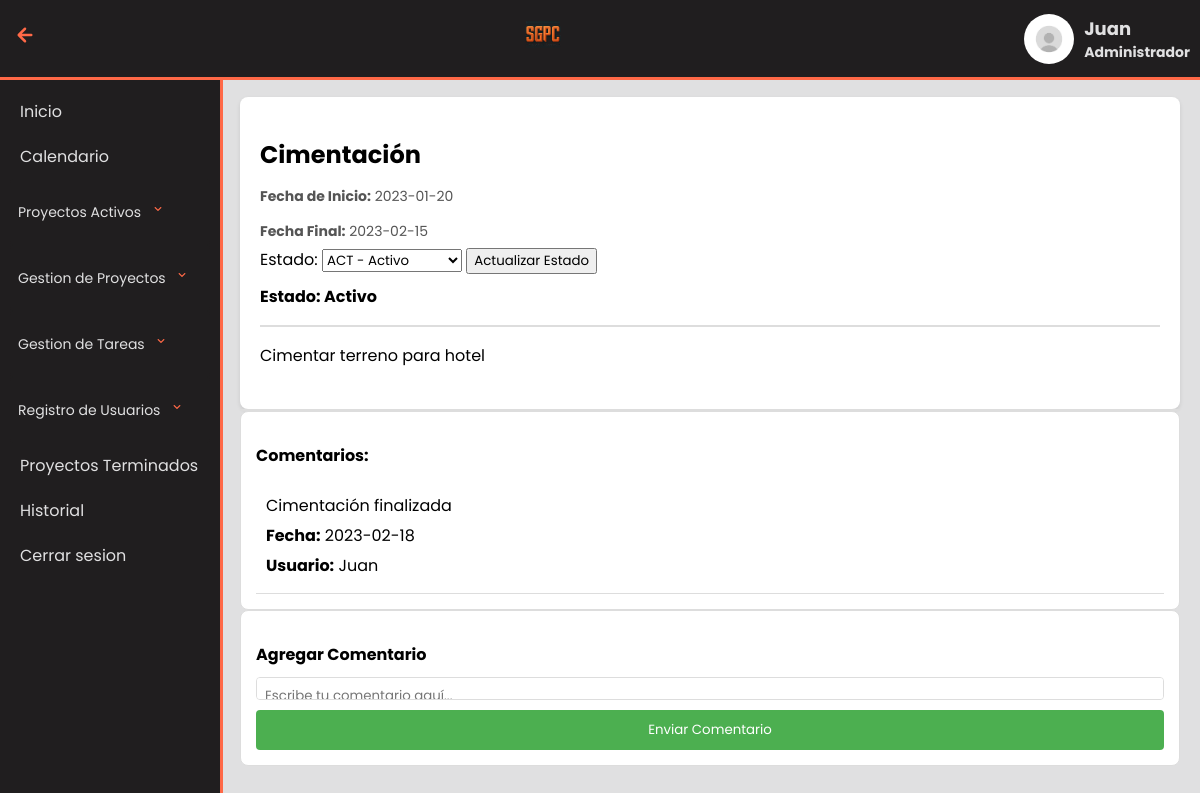
The page /MenuAdmin/detalleTarea.php?idTarea=1 (signed in) on the database its author committed.
### tables this page shows
CREATE TABLE ProyectoTarea (
    idProyecto INT NOT NULL,
    idTarea int NOT NULL,
    fechaInicio DATE NOT NULL,
    fechaFinal DATE NOT NULL,
    PRIMARY KEY (idProyecto, idTarea),
    FOREIGN KEY (idProyecto) REFERENCES Proyecto(idProyecto),
    FOREIGN KEY (idTarea) REFERENCES Tarea(idTarea)
);

CREATE TABLE Tarea (
    idTarea int auto_increment PRIMARY KEY,
    titulo VARCHAR(40) NOT NULL,
    descripcion VARCHAR(100) NOT NULL,
    estado CHAR(3) NOT NULL,
    idProyecto INT NOT NULL,
    FOREIGN KEY (estado) REFERENCES Estado(codigo),
    FOREIGN KEY (idProyecto) REFERENCES Proyecto(idProyecto)
);

CREATE TABLE Estado (
    codigo CHAR(5) PRIMARY KEY,
    nombre VARCHAR(30) NOT NULL
);

CREATE TABLE Comentario (
    idComentario INT AUTO_INCREMENT PRIMARY KEY,
    descripcion VARCHAR(100) NOT NULL,
    fechaComentario DATE NOT NULL,
    idUsuario INT NOT NULL,
    idTarea int NOT NULL,
    idProyecto INT,
    FOREIGN KEY (idUsuario) REFERENCES Usuario(idUsuario),
    FOREIGN KEY (idTarea) REFERENCES Tarea(idTarea),
    FOREIGN KEY (idProyecto) REFERENCES Proyecto(idProyecto)
);

CREATE TABLE Usuario (
    idUsuario INT AUTO_INCREMENT PRIMARY KEY,
    nombre VARCHAR(30) NOT NULL,
    apellidoPat VARCHAR(50) NOT NULL,
    apellidoMat VARCHAR(50) NOT NULL,
    numTel CHAR(15) NOT NULL,
    email VARCHAR(256) NOT NULL,
    contrasena VARCHAR(30) NOT NULL,
    idTipoUsuario INT NOT NULL,
    FOREIGN KEY (idTipoUsuario) REFERENCES TipoUsuario(idTu)
);

### MenuAdmin/detalleTarea.php (the view, shortened to what this page needs)
<?php
include 'consultas.php';
$consultas = new Consultas();
$idTarea = isset($_GET['idTarea']) ? $_GET['idTarea'] : null;
$tareaSeleccionada = $consultas->getTareaPorId($idTarea);
if ($tareaSeleccionada) {
    $comentarios = $consultas->getComentariosTarea($idTarea);
?>
<!DOCTYPE html>
<html lang="en">
<head>
    <link rel="stylesheet" href="../css/detalleTarea.css">
</head>
<body>
    <?php
        include "plantillas/header.php";
        include "plantillas/menu.php";
        ?>
    <main>
        <div class="task-details">
            <div class="header-section">
                <h2><?= $tareaSeleccionada['NombreTarea']; ?></h2>
                <p class="date">
                    <strong>Fecha de Inicio:</strong>
                    <?= date("Y-m-d", strtotime($tareaSeleccionada['fechaInicio'])); ?>
                </p>
                <p class="date">
                    <strong>Fecha Final:</strong>
                    <?= ($tareaSeleccionada['fechaFinal'] !== null) ? date("Y-m-d", strtotime($tareaSeleccionada['fechaFinal'])) : 'Sin fecha final'; ?>
                </p>
                <form action="actualizar_estado.php" method="post" class="update-task-status-section">
                    <label for="estadoTarea">Estado:</label>
                    <select name="estadoTarea" id="estadoTarea">
                        <?php
                            $estados = $consultas->obtenerEstados();
                            foreach ($estados as $codigo => $nombre) {
                                echo '<option value="' . $codigo . '">' . $nombre . '</option>';
                            }
                            ?>
                    </select>
                    <input type="submit" value="Actualizar Estado" class="update-task-status-button">
                </form>
                <p class="status <?= $consultas->obtenerNombreEstado($tareaSeleccionada['estado']); ?>">
                    <strong>Estado:</strong> <?= $consultas->obtenerNombreEstado($tareaSeleccionada['estado']); ?>
                </p>
                <div class="divider"></div>
                <div class="project-description">
                    <p><?= $tareaSeleccionada['DescripcionTarea']; ?></p>
                </div>
            </div>
        </div>
        <div class="divider"></div>
        <?php if (!empty($comentarios)) : ?>
        <div class="comments-section">
            <h3>Comentarios:</h3>
            <?php foreach ($comentarios as $comentario) : ?>
            <div class="comment <?= ($comentario['nombreUsuario'] == 'nombreUsuarioActual') ? 'user-comment' : ''; ?>">
                <p><?= $comentario['descripcion']; ?></p>
                <p><strong>Fecha:</strong> <?= $comentario['fechaComentario']; ?></p>
                <p><strong>Usuario:</strong> <?= $comentario['nombreUsuario']; ?></p>
            </div>
            <?php endforeach; ?>
        </div>
        <?php else : ?>
        <p>No hay comentarios disponibles.</p>
        <?php endif; ?>
        <div class="add-comment-section">
            <h3>Agregar Comentario</h3>
            <form action="agregar_comentario.php" method="post">
                <textarea name="comentario" placeholder="Escribe tu comentario aquí..." required></textarea>
                <input type="submit" value="Enviar Comentario">
            </form>
        </div>
    </main>
</body>
</html>
<?php
} else {
    echo "No se encontró la tarea seleccionada.";
}
?>

### css/detalleTarea.css (style rules this page uses)
* { font-family: "Poppins"; }
body { background-color: #e0e0e1; margin: 0; overflow: hidden; }
main { max-width: 1200px; max-height: 700px; margin-left: 250px; margin-top: 77px; padding: 0 20px; margin-bottom: 25px; }
.add-comment-section { max-width: 100%; width: 100%; box-sizing: border-box; margin: 0 auto; position: relative; z-index: 1; max-height: calc(50vh - 200px); }
.add-comment-section h3 { font-size: 16px; margin-bottom: 10px; }
.add-comment-section form { display: flex; flex-direction: column; }
.add-comment-section textarea { height: 5px; margin-bottom: 10px; padding: 8px; border: 1px solid #ddd; border-radius: 4px; resize: none; }
.add-comment-section input[type="submit"] { background-color: #4caf50; color: #fff; border: none; padding: 10px; cursor: pointer; border-radius: 4px; transition: background-color 0.3s ease-in-out; }
.comments-section { width: 100%; box-sizing: border-box; padding: 10px; background-color: #fff; border: 1px solid #ddd; border-radius: 8px; max-height: calc(50vh - 200px); overflow-y: auto; }
.comments-section, .add-comment-section { width: 100%; box-sizing: border-box; padding: 15px; background-color: #fff; border: 1px solid #ddd; border-radius: 8px; }
.comments-section h3 { font-size: 16px; margin-bottom: 10px; }
.comment { border-bottom: 1px solid #ddd; padding: 10px; }
.comment p { margin: 5px 0; }
.task-details { padding: 20px; background-color: #fff; border-radius: 8px; box-shadow: 0 2px 4px rgba(0, 0, 0, 0.1); box-sizing: border-box; max-height: 100vh; overflow-y: auto; }
.header-section { margin-bottom: 20px; }
.header-section h2 { font-size: 24px; margin-bottom: 5px; }
.date { font-size: 14px; color: #555; margin-bottom: 5px; }
.status { font-size: 16px; font-weight: bold; margin-top: 10px; }
.divider { border: 1px solid #ddd; margin: 0px 0; }
.project-description p { font-size: 16px; line-height: 1.6; }

### css/proyectos.css (style rules this page uses)
* { font-family: "Poppins"; }
body { background-color: #e0e0e1; margin-top: 77px; }
main { margin-left: 220px; padding: 20px; }

### rows shown on the page
proyectotarea: idTarea.titulo "Cimentación", fechaInicio "2023-01-20", fechaFinal "2023-02-15", idTarea.nombre "Activo", idTarea.descripcion "Cimentar terreno para hotel"
comentario: descripcion "Cimentación finalizada", fechaComentario "2023-02-18", idUsuario.nombre "Juan"

### other values the page prints
$_SESSION['admin_name'] "Juan"
form field estadoTarea "ACT - Activo"
